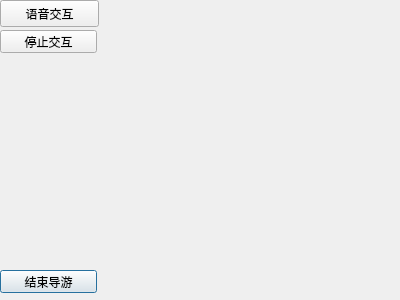
<?xml version="1.0" encoding="UTF-8"?>
<ui version="4.0">
 <class>DATUimage</class>
 <widget class="QDialog" name="DATUimage">
  <property name="geometry">
   <rect>
    <x>0</x>
    <y>0</y>
    <width>400</width>
    <height>300</height>
   </rect>
  </property>
  <property name="windowTitle">
   <string>Dialog</string>
  </property>
  <property name="modal">
   <bool>false</bool>
  </property>
  <widget class="QLabel" name="label">
   <property name="enabled">
    <bool>true</bool>
   </property>
   <property name="geometry">
    <rect>
     <x>0</x>
     <y>0</y>
     <width>401</width>
     <height>301</height>
    </rect>
   </property>
   <property name="text">
    <string/>
   </property>
   <property name="textFormat">
    <enum>Qt::AutoText</enum>
   </property>
   <property name="pixmap">
    <pixmap resource="image.qrc">:/picture/image/d5aab856665f78081e2bb0636f18c5c0.jpeg</pixmap>
   </property>
   <property name="scaledContents">
    <bool>true</bool>
   </property>
  </widget>
  <widget class="QPushButton" name="pushButton">
   <property name="enabled">
    <bool>true</bool>
   </property>
   <property name="geometry">
    <rect>
     <x>0</x>
     <y>270</y>
     <width>97</width>
     <height>23</height>
    </rect>
   </property>
   <property name="text">
    <string>结束导游</string>
   </property>
  </widget>
  <widget class="QPushButton" name="pushButton_2">
   <property name="geometry">
    <rect>
     <x>0</x>
     <y>30</y>
     <width>97</width>
     <height>23</height>
    </rect>
   </property>
   <property name="text">
    <string>停止交互</string>
   </property>
  </widget>
  <widget class="QPushButton" name="pushButton_3">
   <property name="geometry">
    <rect>
     <x>0</x>
     <y>0</y>
     <width>99</width>
     <height>27</height>
    </rect>
   </property>
   <property name="text">
    <string>语音交互</string>
   </property>
  </widget>
 </widget>
 <resources>
  <include location="image.qrc"/>
 </resources>
 <connections/>
</ui>
